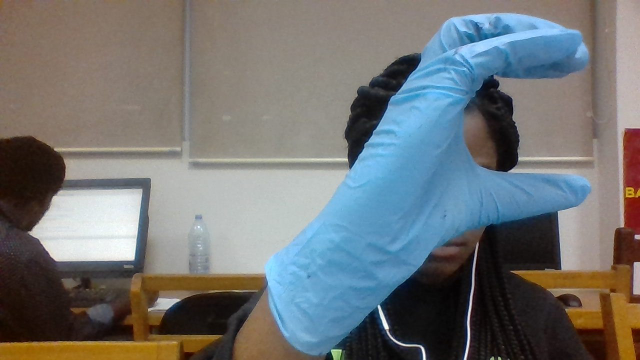
#> input picture 1_3.jpg, 640 x 360 px
$ python signLangImage.py   (older library calls are emulated)
#> lines starting #> are read from the running program, lines starting #| are printed output that depends on the picture; after the words box and inside, x2 and y2 are one past the last pixel; in counts of white or black regions, pixels touching at a corner belong together
import cv2
import numpy as np
import pandas as pd

#This picks the largest contour value. 90% of the time its the hand
def contourCount(myDict):
    for key in myDict:
       if myDict[key] == max(myDict.values()):
           return key

#This function matches an image to a template
def recognise(img, lookingFor):

    img_rgb = cv2.imread(img)
    img_gray = cv2.cvtColor(img_rgb, cv2.COLOR_BGR2GRAY)

    template = cv2.imread(lookingFor,0)
    w, h = template.shape[::-1]

    res = cv2.matchTemplate(img_gray,template,cv2.TM_CCOEFF_NORMED)
    threshold = 0.9
    loc = np.where( res >= threshold)

    for pt in zip(*loc[::-1]):
        cv2.rectangle(img_rgb, pt, (pt[0] + w, pt[1] + h), (0,255,255), 2)

    cv2.imshow('Detected',img_rgb)
#recognise('blueB.jpg','bluerA.jpg')


#This is for image processing to extract main points.
def recognize(img):
#> called with img = '1_3.jpg'
    img = cv2.imread(img,600)
#> img is the input picture: shape (360, 640, 3); mean B, G, R 117.1, 116.6, 113.6
    #Applies a blue to the image
    blur = cv2.fastNlMeansDenoisingColored(img,None,100,10,7,21)
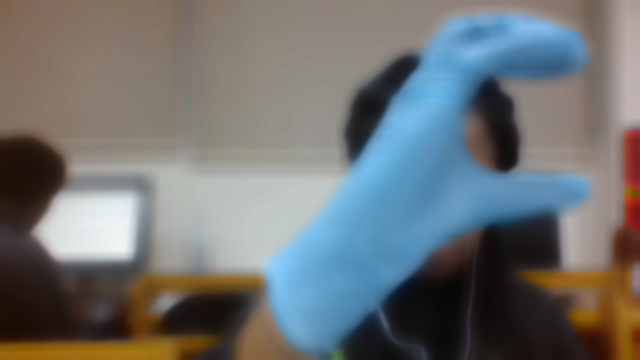
#> blur: shape (360, 640, 3); mean B, G, R 115.1, 114.6, 111.8
    hsv = cv2.cvtColor(blur, cv2.COLOR_BGR2HSV)
#> hsv: shape (360, 640, 3); mean H, S, V 51, 73.8, 132.4

    #The color of my glove
    lower_blue = np.array([40,70,160])
    upper_blue = np.array([250,250,250])

    #Makes everything except anything that is the same color
    #as my glove black
    mask = cv2.inRange(hsv, lower_blue, upper_blue)
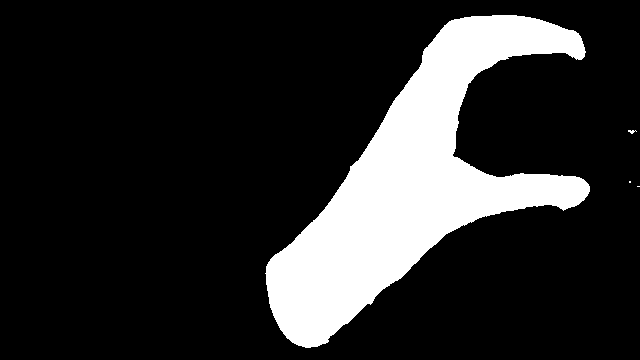
#> mask: shape (360, 640); 17.2% white; 4 white regions (2 under 20 px), largest, box (x1, y1, x2, y2) and area: (265, 15, 590, 348) 39616, (628, 130, 637, 134) 20
    res = cv2.bitwise_and(blur,blur, mask= mask)
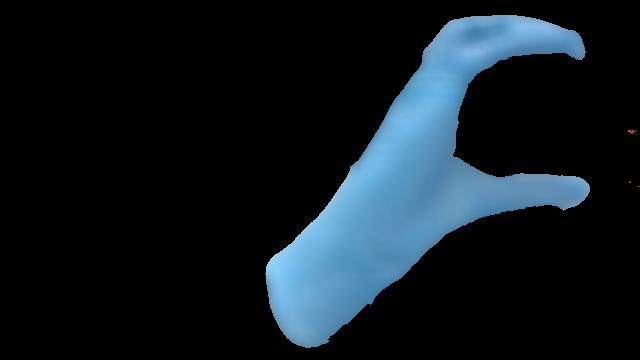
#> res: shape (360, 640, 3); mean B, G, R 33.9, 26.9, 16.8

    kernel = np.ones((5,5), np.uint8)

    #This is to reduce more noise in the background

    dilation = cv2.dilate(mask, kernel, iterations = 1)
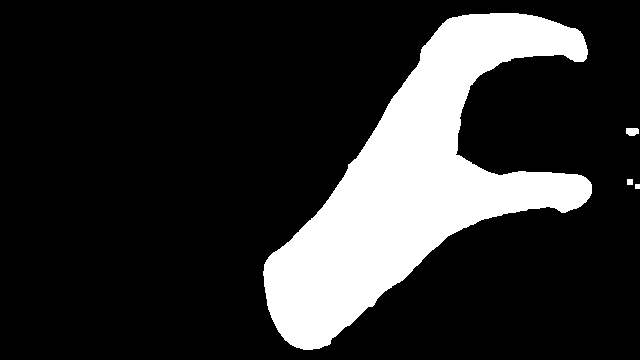
#> dilation: shape (360, 640); 18.7% white; 4 white regions


    #I want to find the extreme contours of my hand.
    image,contours, hierachy = cv2.findContours(dilation,cv2.RETR_EXTERNAL,cv2.CHAIN_APPROX_SIMPLE)
#> contours = 4 contours, 1 with area under 20; largest, box (x1, y1, x2, y2) and area: (263, 13, 592, 350) 42308, (626, 128, 639, 136) 74, (627, 179, 633, 185) 25
    #print("Contours")
    cList={}
    for i in range(len(contours)):
        cList[i]=len(contours[i])
#> this loop made 4 passes
#> after the loop, cList = {0: 4, 1: 4, 2: 9, 3: 531}
        #print("Contour",i,"points:",len(contours[i]))


    # These are the steps I go through in order to get the key features
    # of my image
    cv2.imshow('img',img)
    cv2.imshow('Det',blur)
    cv2.imshow('res', res)
    cv2.imshow('dilation',dilation)

        #This calculates the convex points (tips of fingers)
    #and the defects the deep points on the fingers which
    #should help me to understand how many fingers are
    #up
    try:
        cnt = contours[contourCount(cList)]
#> the loop in contourCount, `for key in myDict:` made 4 passes
#> cnt = contour of 531 points, box (x1, y1, x2, y2) (263, 13, 592, 350), area 42308

        hull = cv2.convexHull(cnt, returnPoints = True)
#> hull = contour of 45 points, box (x1, y1, x2, y2) (263, 13, 592, 350), area 65020
        #print("hull are",hull)
        return hull

        #defects returns an array with start,end,farthest point,distanceToFarthest point
        defects = cv2.convexityDefects(cnt,hull)
        #print("defects are",defects)
        for i in range(defects.shape[0]):
            s,e,f,d = defects[i,0]
            start = tuple(cnt[s][0])
            end = tuple(cnt[e][0])
            far = tuple(cnt[f][0])
            cv2.line(img,start,end,[0,255,0],2)
            cv2.circle(img,far,5,[0,0,255],-1)
            print(defects)


    except:
        pass

recognize("1_3.jpg")
